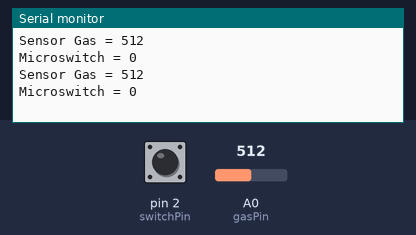
The sketch below on a simulated Arduino Uno, built with avr-gcc and run on an emulated ATmega328P. Shown: the last lines printed to the serial monitor. The inputs (shaded band) are chosen by the test bench; at power-on: A0 (gasPin) = 512, pin 2 (switchPin) LOW.

Above: at 1.8 s.
1.9 s: A0 (gasPin) set to 716
At 2.8 s:
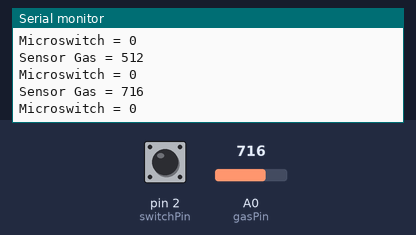
3.4 s: pin 2 (switchPin) pulled HIGH for 1.2 s
At 4.8 s:
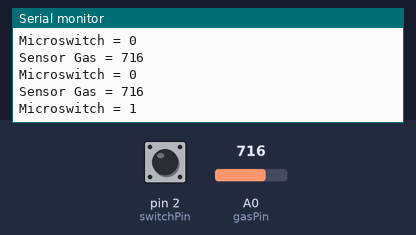
6.1 s: A0 (gasPin) set to 900
At 7.8 s:
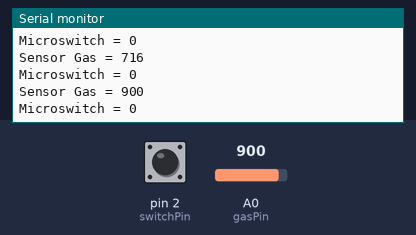
Timing chart, 0 to 9.3 s (numbered marks = the images above; inputs shaded):
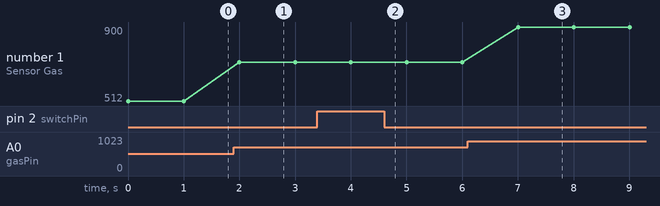

Measured:
- after the input at 1.9 s, the serial monitor: prints a new line after 0.10 s (image 1)
- after the input at 3.4 s, the serial monitor: prints a new line after 0.62 s (image 2)
- after the input at 6.1 s, the serial monitor: prints a new line after 0.90 s (image 3)
- plotted number 1: 512 → 716 after the input at 1.9 s, 716 → 900 after the input at 6.1 s

The sketch:

Serial_MQ2.ino
```cpp
const int gasPin = A0;
const int switchPin = 2;

void setup() {
  Serial.begin(9600);
}

void loop() {
  Serial.print("Sensor Gas = ");
  Serial.println(analogRead(gasPin));
  Serial.print("Microswitch = ");
  Serial.println(digitalRead(switchPin));
  delay(1000);
}
```
